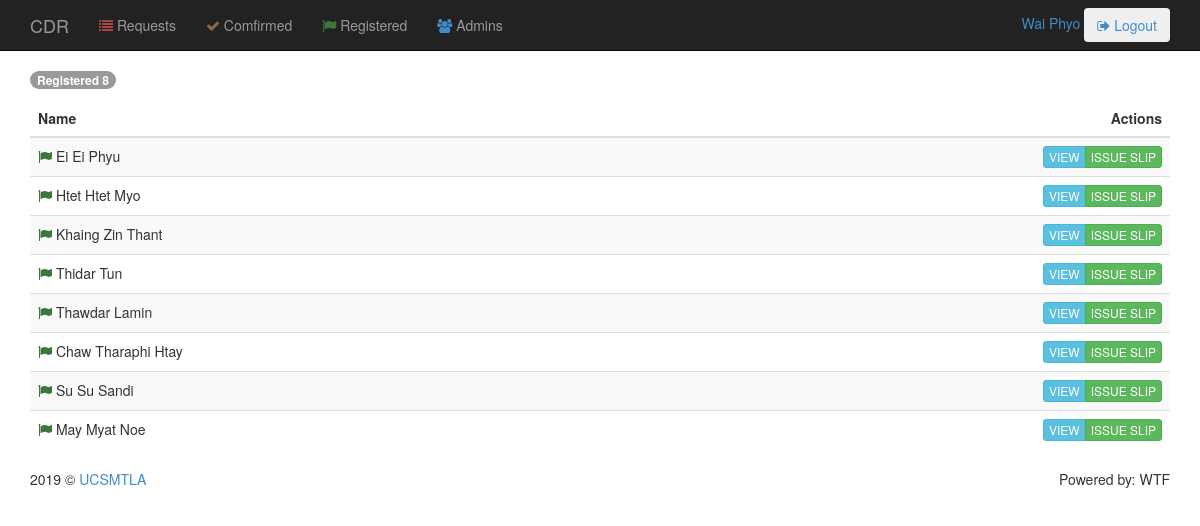
The page /admin/register.php (signed in) on the database its author committed.
### tables this page shows
CREATE TABLE `students` (
  `id` int(100) NOT NULL,
  `code` varchar(100) NOT NULL,
  `rollno` varchar(100) NOT NULL,
  `sname` text NOT NULL,
  `email` varchar(100) NOT NULL,
  `mobile` varchar(100) NOT NULL,
  `status` varchar(100) NOT NULL,
  `confirm` int(100) NOT NULL DEFAULT '0',
  `confirm_by` varchar(100) DEFAULT NULL,
  `paid` int(100) NOT NULL DEFAULT '0',
  `register` int(100) NOT NULL DEFAULT '0',
  `half_register_by` varchar(100) DEFAULT NULL,
  `register_by` varchar(100) DEFAULT NULL,
  `updated_time` timestamp NOT NULL DEFAULT CURRENT_TIMESTAMP
);

### admin/register.php (the view, shortened to what this page needs)
<?php
  require('../users/config.php');
	include('index.php');
  $sql ="SELECT * FROM `students` WHERE `confirm`=1 AND `paid`=1";
  $result = mysqli_query($con, $sql);
?>
<!DOCTYPE html>
<html>
<head>
</head>
<body>
  <div class="container" style="margin-top: 30px;">
    <h1 class="h1 registered">
      <sapn class="badge badge-secondary">
        Registered
        <?php echo mysqli_num_rows($result);?></span>
    </h1>
  </div>
  <div class="container">
      <table class="table table-striped table-hover">
        <thead>
          <tr>
            <th>Name</th>
            <th><span class="pull-right">Actions</span></th>
          </tr>
        </thead>
        <tbody>
          <?php
            if (mysqli_num_rows($result) > 0) {
              while($row = mysqli_fetch_assoc($result)) {
          ?>
             <tr>
              <td> <span class="fa fa-flag text-success"></span>
                <?php echo implode(" ", array_slice(explode(" ", $row['sname']),0,3));?>
              </td>
              <?php
                if($row['register'] == 0) { ?>
              <td>
                <form method="post" action="register-reminder.php">
                    <input type="text" name="register_by" value="<?php echo $_SESSION['username'];?>" hidden>
                    <input type="text" name="id" value="<?php echo $row['id'];?>" hidden>
                    <div class="btn-group pull-right" role="group" aria-label="Action Group">
                        <a href='viewdetail.php?id=<?php echo $row['id']?>' target="_blank"  class="btn btn-xs btn-info">VIEW</a>
                        <input type="submit" class="btn btn-xs btn-danger pull-right" name="reminder" value="REMAINDER">
                    </div>
                </form>
              </td>
              <?php
                }
                else {
               ?>
               <td>
                <form method="post" action="issue-slip.php">
                    <div class="btn-group pull-right" role="group" aria-label="Action Group">
                        <a href='viewdetail.php?id=<?php echo $row['id']?>' target="_blank"  class="btn btn-xs btn-info">VIEW</a>
                        <input type="submit" class="btn btn-xs btn-success" name="download" value="ISSUE SLIP">
                    </div>
                </form>
              </td>
              <?php } ?>
            </tr>
          <?php
              }
            }
          ?>
        </tbody>
      </table>
  </div>
  <?php
    include('footer.php');
  ?>
</body>
</html>

### admin/index.php (shortened to what this page needs)
<!DOCTYPE html>
<html>
<head>
  <link rel="stylesheet" type="text/css" href="fonts/font-awesome-4.7.0/css/font-awesome.min.css">
  <link rel="stylesheet" type="text/css" href="css/bootstrap/bootstrap.min.css">
  <link rel="stylesheet" type="text/css" href="css/custom-css/main.css">
</head>
<body>
  <div class="navbar navbar-inverse navbar-fixed-top" role="navigation">
    <div class="container">
      <div class="navbar-header">
        <a class="navbar-brand" href="#">CDR</a>
      </div>
      <div class="navbar-collapse collapse">
        <ul class="nav navbar-nav">
          <li><a href="requests.php"><span class="fa fa-list text-danger"></span> Requests</a></li>
          <li ><a href="confirm.php"><span class="fa fa-check text-warning"></span> Comfirmed</a></li>
          <li ><a href="register.php"><span class="fa fa-flag text-success"></span> Registered</a></li>
          <li ><a href="admins.php"><span class="fa fa-group text-primary"></span> Admins</a></li>
        </ul>
        <div class="nav navbar-right">
          <span class="text-primary"><?php echo $_SESSION['username'];?></span>
          <button type="button" class="btn navbar-btn dropdown-toggle button-login" data-toggle="dropdown">
            <a href="../users/logout.php">
              <span class="fa fa-sign-out"></span>
              Logout
            </a>
          </button>
        </div>
      </div>
    </div>
  </div>
</body>
</html>

### admin/footer.php (shortened to what this page needs)
<!DOCTYPE html>
<html>
<head>
  <link rel="stylesheet" type="text/css" href="fonts/font-awesome-4.7.0/css/font-awesome.min.css">
  <link rel="stylesheet" type="text/css" href="css/bootstrap/bootstrap.min.css">
  <link rel="stylesheet" type="text/css" href="css/custom-css/main.css">
</head>
<body>
 <div class="container">
  <footer>
    <p class="pull-right">Powered by: WTF</p>
    <p>2019 © <a href="http://www.ucsmtla.edu.mm/">UCSMTLA</a></p>
  </footer>
</div>
</body>
</html>

### rows shown on the page
students: sname "Ei Ei Phyu"
students: sname "Htet Htet Myo"
students: sname "Khaing Zin Thant"
students: sname "Thidar Tun"
students: sname "Thawdar Lamin"
students: sname "Chaw Tharaphi Htay"
students: sname "Su Su Sandi"
students: sname "May Myat Noe"

### other values the page prints
$_SESSION['username'] "Wai Phyo"
mysqli_num_rows($result) "8"
